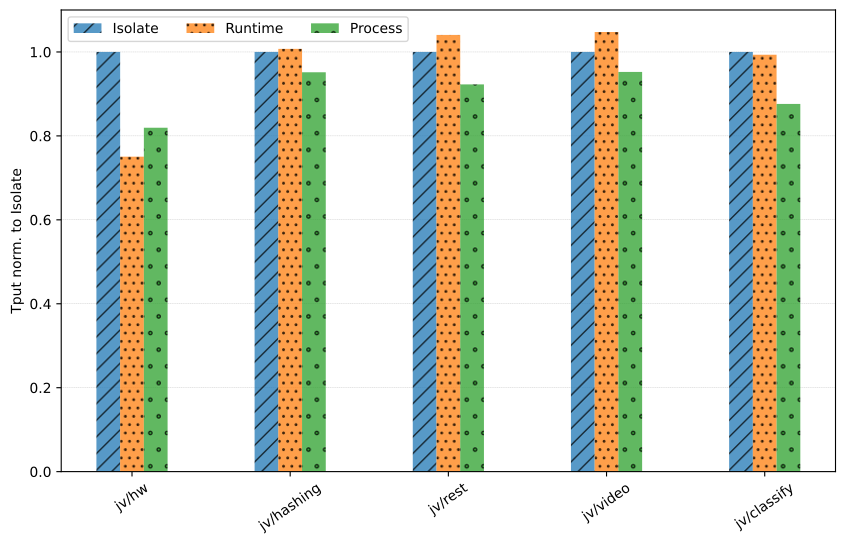

This chart was generated by the following Python code:
#!/usr/bin/python

import os
import matplotlib.pyplot as plt
import numpy as np

results_home = "/home/rbruno/git/graalvm-argo-benchmarks/results"

benchmark_labels = [
    "jv/hw",
#    "java/sleep",
    "jv/hashing",
    "jv/rest",
    "jv/video",
    "jv/classify"
]

isolate_benchmark_path = [
    "java/gv-hello-world-niuk-isolate-benchmark-8-1-2048",
#    "java/gv-sleep-niuk-benchmark-10-1-2048",
    "java/gv-file-hashing-niuk-isolate-benchmark-8-1-2048",
    "java/gv-httprequest-niuk-isolate-benchmark-8-1-2048",
    "java/gv-video-processing-niuk-isolate-benchmark-2-1-2048",
    "java/gv-classify-niuk-isolate-benchmark-1-1-2048",
]

runtime_benchmark_path = [
    "java/gv-hello-world-niuk-runtime-benchmark-8-1-2048",
#    "java/gv-sleep-niuk-benchmark-10-1-2048",
    "java/gv-file-hashing-niuk-runtime-benchmark-8-1-2048",
    "java/gv-httprequest-niuk-runtime-benchmark-8-1-2048",
    "java/gv-video-processing-niuk-runtime-benchmark-2-1-2048",
    "java/gv-classify-niuk-runtime-benchmark-1-1-2048",
]

process_benchmark_path = [
    "java/gv-hello-world-niuk-process-benchmark-8-1-2048",
#    "java/gv-sleep-niuk-benchmark-10-1-2048",
    "java/gv-file-hashing-niuk-process-benchmark-8-1-2048",
    "java/gv-httprequest-niuk-process-benchmark-8-1-2048",
    "java/gv-video-processing-niuk-process-benchmark-2-1-2048",
    "java/gv-classify-niuk-process-benchmark-1-1-2048",
]

# Throughput in ops/s.
isolate_benchmark_tput = {}
runtime_benchmark_tput = {}
process_benchmark_tput = {}

def read_benchmark_throughput(path, values):
    try:
        with open('../results/' + path + '/ab.log') as file:
            for line in file:
                if 'Requests per second:' in line:
                    values[path] = float(line.split()[3])
    except Exception as e:
        print("Error processing " + path + ":")
        raise e

for path in isolate_benchmark_path: read_benchmark_throughput(path, isolate_benchmark_tput)
for path in runtime_benchmark_path: read_benchmark_throughput(path, runtime_benchmark_tput)
for path in process_benchmark_path: read_benchmark_throughput(path, process_benchmark_tput)

# Normalization to isolate step.
for path in process_benchmark_tput:
    process_benchmark_tput[path] = process_benchmark_tput[path] / isolate_benchmark_tput[path.replace("-process-", "-isolate-")]
for path in runtime_benchmark_tput:
    runtime_benchmark_tput[path] = runtime_benchmark_tput[path] / isolate_benchmark_tput[path.replace("-runtime-", "-isolate-")]
for path in isolate_benchmark_tput:
    isolate_benchmark_tput[path] = 1

print("########## Throughput ##########")
for key in isolate_benchmark_tput:
    print("{benchmark}: {value} ops/s".format(benchmark=key, value=isolate_benchmark_tput[key]))
for key in runtime_benchmark_tput:
    print("{benchmark}: {value} ops/s".format(benchmark=key, value=runtime_benchmark_tput[key]))
for key in process_benchmark_tput:
    print("{benchmark}: {value} ops/s".format(benchmark=key, value=process_benchmark_tput[key]))

x = np.arange(len(benchmark_labels))
width = 0.15

fig, ax = plt.subplots()
ax.bar(x - width, isolate_benchmark_tput.values(), width, hatch='//', label='Isolate', alpha=0.75)
ax.bar(x        , runtime_benchmark_tput.values(), width, hatch='..', label='Runtime', alpha=0.75)
ax.bar(x + width, process_benchmark_tput.values(), width, hatch='.', label='Process', alpha=0.75)

ax.set_ylabel('Tput norm. to Isolate')
ax.set_xticks(x, benchmark_labels)
ax.legend(ncol=3)
ax.set_axisbelow(True)
plt.grid(axis = 'y', linestyle = '--', linewidth = 0.25)
plt.xticks(rotation = 35)
fig.set_figwidth(10)
fig.set_figheight(6)
plt.savefig("sandboxes-tput-norm.pdf", bbox_inches='tight')
plt.show()
